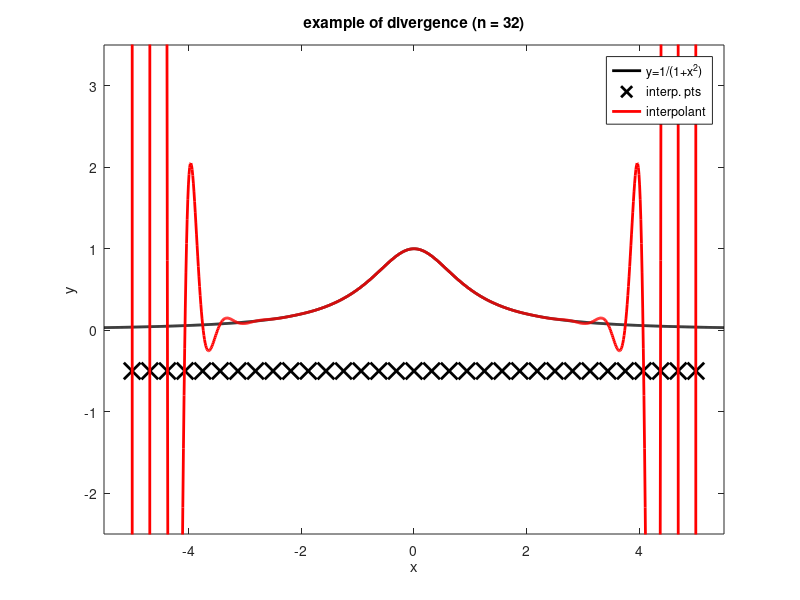

This figure's MATLAB source:
function demo_03_runge
%Demo to illustrate Runge phenomenon.
%   Notice divergence near endpoints when using equispaced nodes.
%
%   Chebyshev points
%   ================
%   Try also the Chebyshev points instead which fixes the convergence.
%   (Actually it can still fail for a large number of points, this is
%   because this code does not use the Barycentric form from HW1: this
%   is a different stability issue).

%m = input('enter number of interpolating polynomials: ');

figure(1); clf;

lw = 'linewidth'; ms = 'markersize';
z = linspace(-5.5,5.5,1000);
t=1./(1+z.^2);
plot(z,t,'-k', lw,2);
axis([-5.5 5.5 -2.5 3.5 ])
xlabel('x')
ylabel('y')
legend('y=1/(1+x^2)')
title(sprintf('original function'))


m = 5;
n = 1;
for k=1:m
% n = input('enter degree of interpolating polynomial: ');
  input('next polynomial');
  n = 2 * n ;

  %% Equispaced points
  x = linspace(-5,5,n+1);
  %% Try these chebyshev points instead
  % They cluster near the endpoints and then we see uniform
  % convergence.
  %x = 5*cos(linspace(-pi, 0, n+1))';

  y = 1./(1+x.*x);
  t1 = 1./(1+z.^2);
  h1_line=plot(z,t1,'-k', lw,2);
  hold on
  plot(x, -0.5*ones(size(x)), 'kx', ms,12, lw,2);
  t = Newtonpol(x,y,z);
  h2_line = plot(z,t,'r', lw,2);
  err = max(t1 - t');
  [n err]
  axis([-5.5 5.5 -2.5 3.5 ])
  title(sprintf('example of divergence (n = %2.0f)', n))
  xlabel('x')
  ylabel('y')
  legend('y=1/(1+x^2)', 'interp. pts', 'interpolant')
  hold off
end

function [yi,a] = Newtonpol(x,y,xi)
  a=divdiff(x,y);
  n=length(a);
  val=a(n);
  for m = n-1:-1:1
    val=(xi-x(m)).*val + a(m);
  end
  yi=val(:);

function a = divdiff(x,y)
  n=length(x);
  for k=1:n-1
    y(k+1:n) = (y(k+1:n) - y(k))./(x(k+1:n)-x(k));
  end
  a=y(:);
